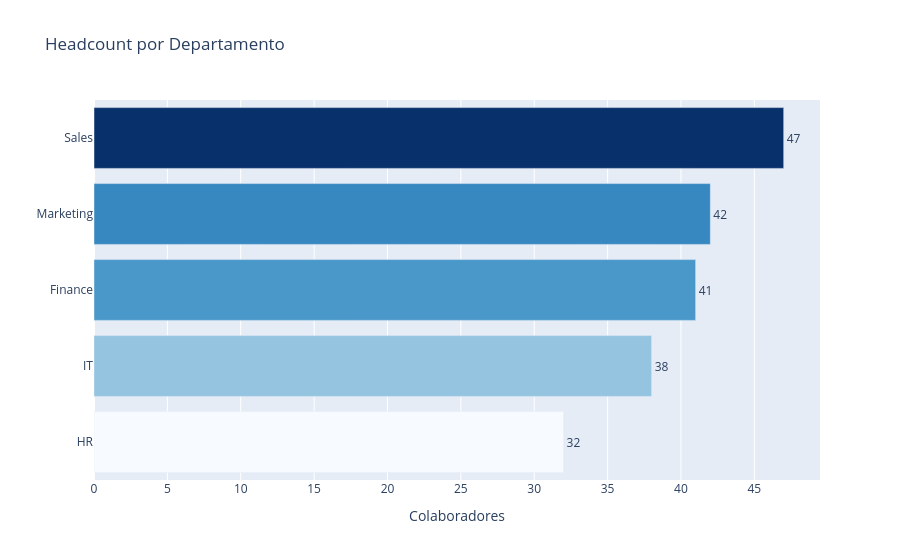

The notebook cell saved with this chart:
### Markdown cell above
## 1. Composição por Departamento

### Code cell
por_depto = df['Department'].value_counts().reset_index()
por_depto.columns = ['departamento', 'total']

fig = px.bar(
    por_depto,
    x='total', y='departamento',
    orientation='h',
    title='Headcount por Departamento',
    labels={'total': 'Colaboradores', 'departamento': ''},
    color='total',
    color_continuous_scale='Blues',
    text='total'
)
fig.update_traces(textposition='outside')
fig.update_layout(coloraxis_showscale=False, yaxis={'categoryorder': 'total ascending'})
fig.show()

### Figure 1 — Plotly figure (JSON) as saved in the notebook; plotly's stock layout.template omitted (floating-point values rounded to 4 significant figures)
{"data": [{"hovertemplate": "Colaboradores=%{marker.color}<br>=%{y}<extra></extra>", "legendgroup": "", "marker": {"color": [47, 42, 41, 38, 32], "coloraxis": "coloraxis", "pattern": {"shape": ""}}, "name": "", "orientation": "h", "showlegend": false, "text": [47.0, 42.0, 41.0, 38.0, 32.0], "textposition": "outside", "type": "bar", "x": [47, 42, 41, 38, 32], "xaxis": "x", "y": ["Sales", "Marketing", "Finance", "IT", "HR"], "yaxis": "y"}], "layout": {"barmode": "relative", "coloraxis": {"colorbar": {"title": {"text": "Colaboradores"}}, "colorscale": [[0.0, "rgb(247,251,255)"], [0.125, "rgb(222,235,247)"], [0.25, "rgb(198,219,239)"], [0.375, "rgb(158,202,225)"], [0.5, "rgb(107,174,214)"], [0.625, "rgb(66,146,198)"], [0.75, "rgb(33,113,181)"], [0.875, "rgb(8,81,156)"], [1.0, "rgb(8,48,107)"]], "showscale": false}, "legend": {"tracegroupgap": 0}, "title": {"text": "Headcount por Departamento"}, "xaxis": {"anchor": "y", "domain": [0.0, 1.0], "title": {"text": "Colaboradores"}}, "yaxis": {"anchor": "x", "categoryorder": "total ascending", "domain": [0.0, 1.0], "title": {"text": ""}}}}
